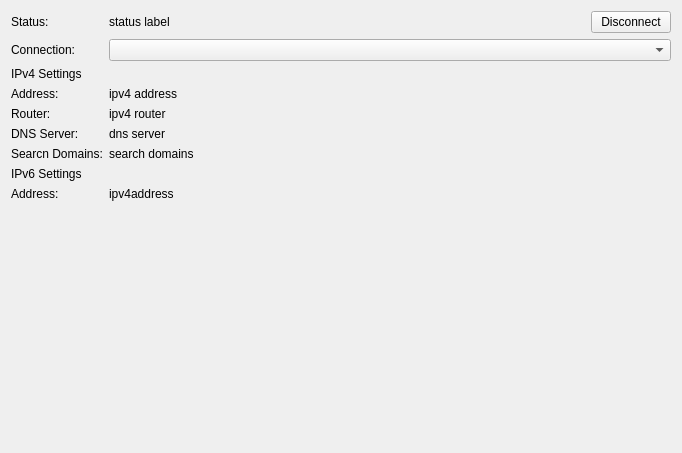
<?xml version="1.0" encoding="UTF-8"?>
<ui version="4.0">
 <class>TabDeviceInfo</class>
 <widget class="QWidget" name="TabDeviceInfo">
  <property name="geometry">
   <rect>
    <x>0</x>
    <y>0</y>
    <width>682</width>
    <height>453</height>
   </rect>
  </property>
  <property name="windowTitle">
   <string>Form</string>
  </property>
  <layout class="QFormLayout" name="formLayout">
   <property name="fieldGrowthPolicy">
    <enum>QFormLayout::AllNonFixedFieldsGrow</enum>
   </property>
   <item row="0" column="0">
    <widget class="QLabel" name="label">
     <property name="text">
      <string>Status:</string>
     </property>
    </widget>
   </item>
   <item row="0" column="1">
    <layout class="QHBoxLayout" name="horizontalLayout">
     <item>
      <widget class="QLabel" name="statusL">
       <property name="text">
        <string>status label</string>
       </property>
      </widget>
     </item>
     <item>
      <widget class="QPushButton" name="disconnectPB">
       <property name="sizePolicy">
        <sizepolicy hsizetype="Fixed" vsizetype="Fixed">
         <horstretch>0</horstretch>
         <verstretch>0</verstretch>
        </sizepolicy>
       </property>
       <property name="text">
        <string>Disconnect</string>
       </property>
      </widget>
     </item>
    </layout>
   </item>
   <item row="1" column="0">
    <widget class="QLabel" name="label_2">
     <property name="text">
      <string>Connection:</string>
     </property>
    </widget>
   </item>
   <item row="1" column="1">
    <widget class="KComboBox" name="connectionCB"/>
   </item>
   <item row="2" column="0" colspan="2">
    <widget class="QLabel" name="label_4">
     <property name="text">
      <string>IPv4 Settings</string>
     </property>
    </widget>
   </item>
   <item row="3" column="0">
    <widget class="QLabel" name="label_3">
     <property name="text">
      <string>Address:</string>
     </property>
    </widget>
   </item>
   <item row="3" column="1">
    <widget class="QLabel" name="ipv4AddressL">
     <property name="text">
      <string>ipv4 address</string>
     </property>
    </widget>
   </item>
   <item row="4" column="0">
    <widget class="QLabel" name="label_7">
     <property name="text">
      <string>Router:</string>
     </property>
    </widget>
   </item>
   <item row="4" column="1">
    <widget class="QLabel" name="ipv4RouterL">
     <property name="text">
      <string>ipv4 router</string>
     </property>
    </widget>
   </item>
   <item row="5" column="0">
    <widget class="QLabel" name="label_9">
     <property name="text">
      <string>DNS Server:</string>
     </property>
    </widget>
   </item>
   <item row="5" column="1">
    <widget class="QLabel" name="ipv4DnsServerL">
     <property name="text">
      <string>dns server</string>
     </property>
    </widget>
   </item>
   <item row="6" column="0">
    <widget class="QLabel" name="label_11">
     <property name="text">
      <string>Searcn Domains:</string>
     </property>
    </widget>
   </item>
   <item row="6" column="1">
    <widget class="QLabel" name="ipv4SearchDomainsL">
     <property name="text">
      <string>search domains</string>
     </property>
    </widget>
   </item>
   <item row="7" column="0" colspan="2">
    <widget class="QLabel" name="label_5">
     <property name="text">
      <string>IPv6 Settings</string>
     </property>
    </widget>
   </item>
   <item row="8" column="0">
    <widget class="QLabel" name="label_6">
     <property name="text">
      <string>Address:</string>
     </property>
    </widget>
   </item>
   <item row="8" column="1">
    <widget class="QLabel" name="label_8">
     <property name="text">
      <string>ipv4address</string>
     </property>
    </widget>
   </item>
  </layout>
 </widget>
 <customwidgets>
  <customwidget>
   <class>KComboBox</class>
   <extends>QComboBox</extends>
   <header>kcombobox.h</header>
  </customwidget>
 </customwidgets>
 <resources/>
 <connections/>
</ui>
